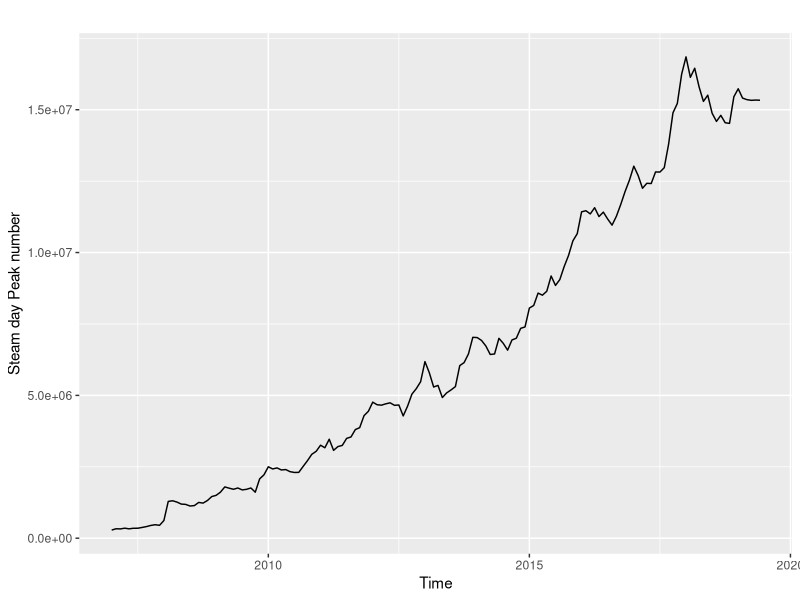
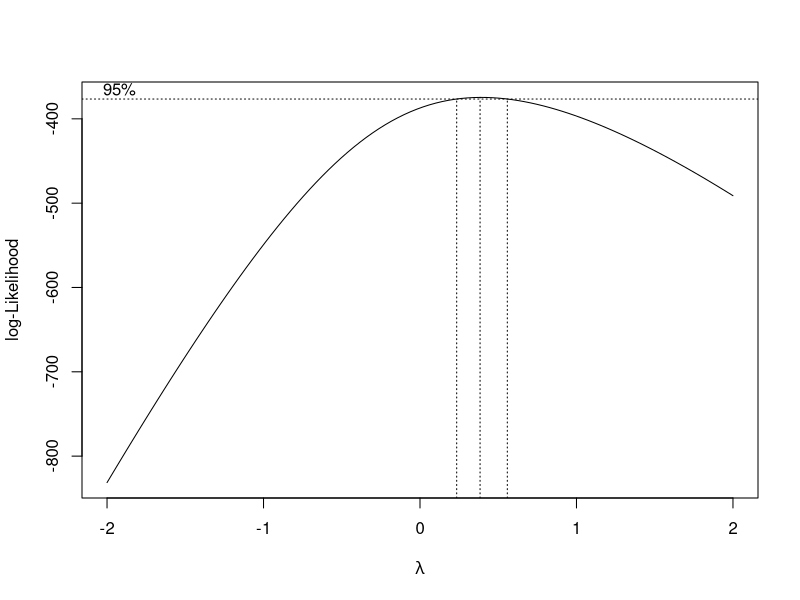
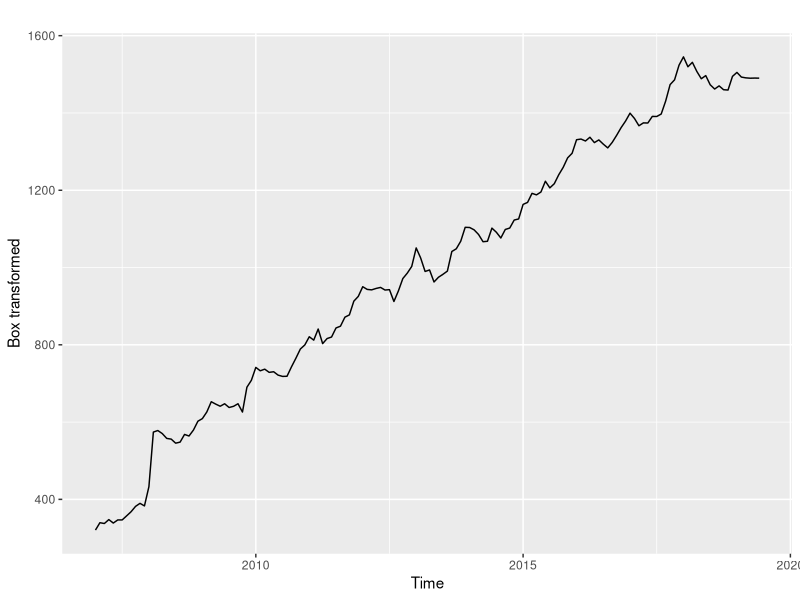
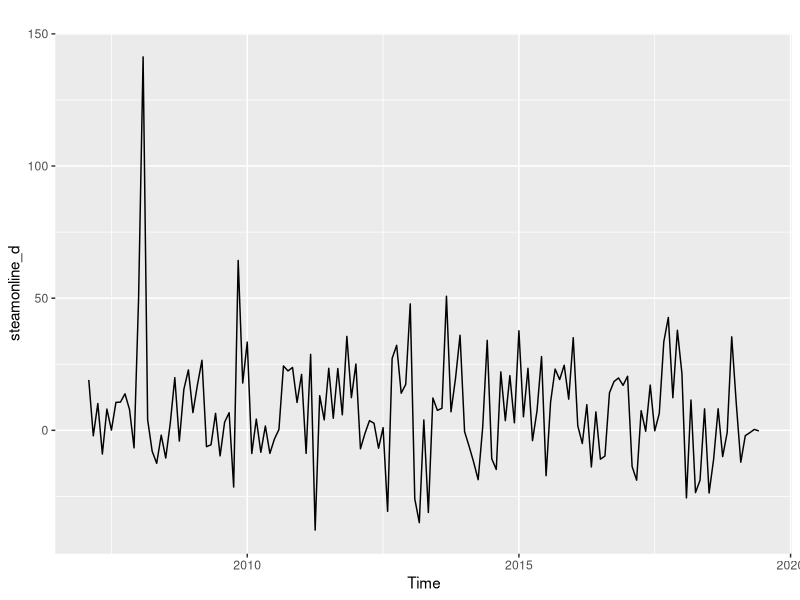
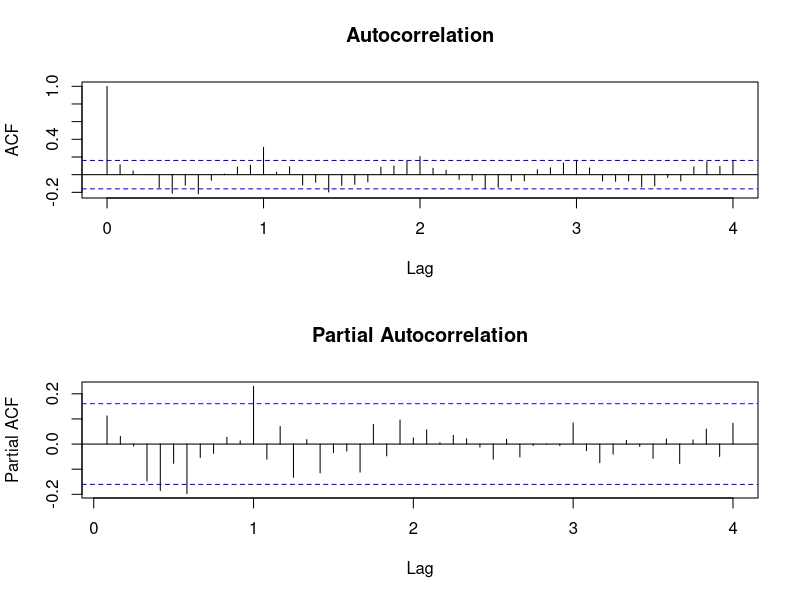
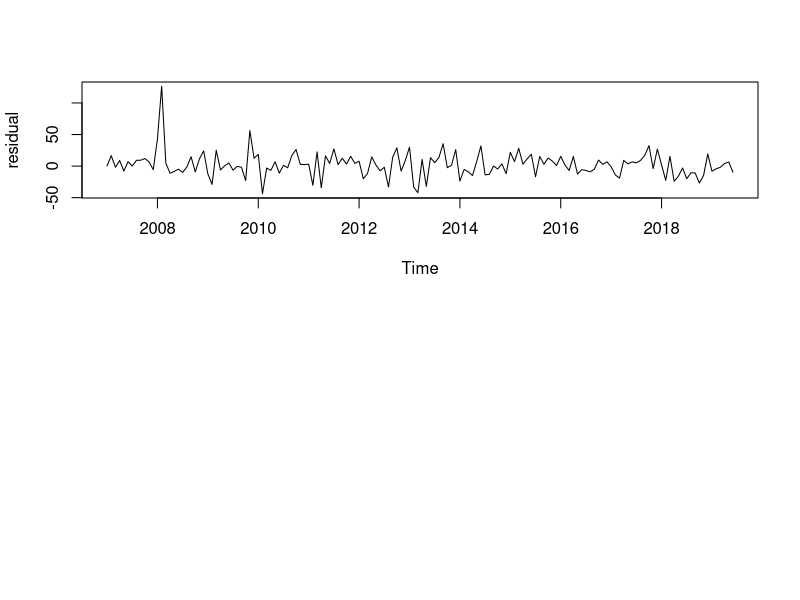
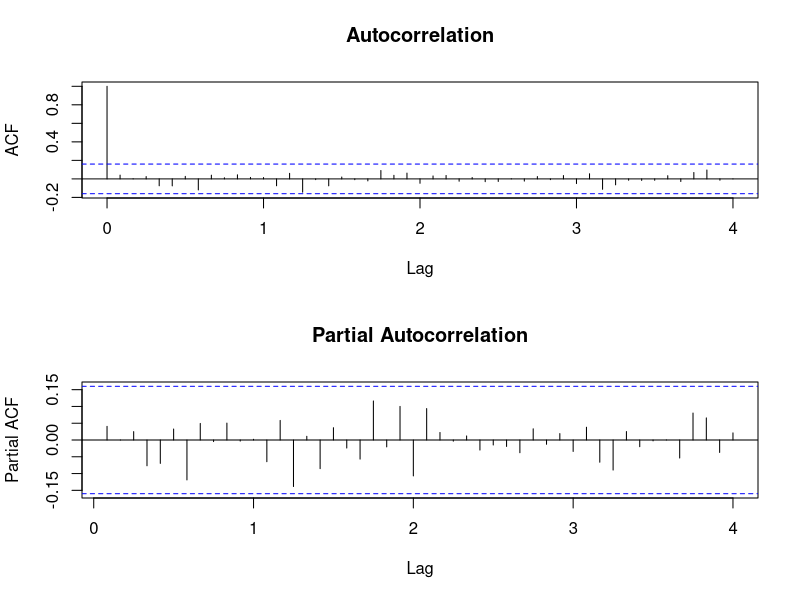
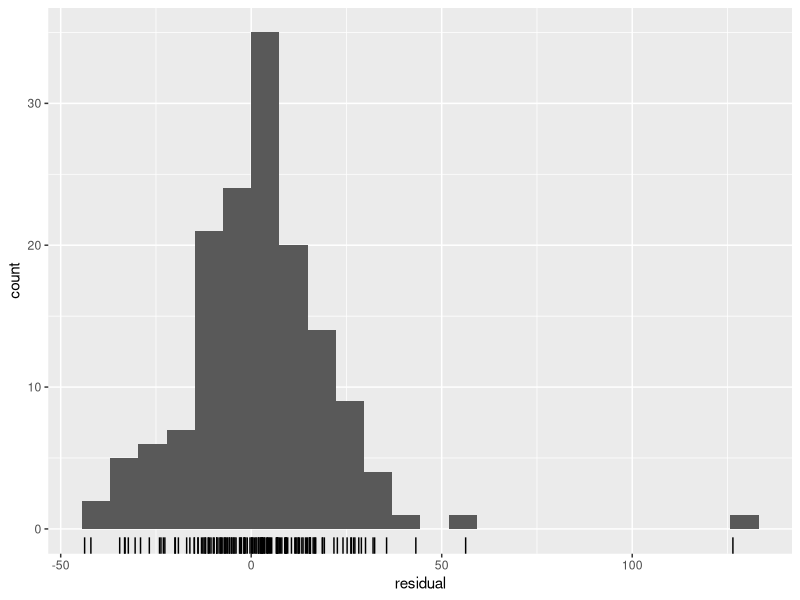

These charts were generated, in order, by the following R code:
## ---- chunk 1
knitr::opts_chunk$set(
	echo = FALSE,
	error = FALSE,
	message = FALSE,
	warning = FALSE
)
## ---- chunk 2
library(forecast)
library(MASS)
library(car)
library(tseries)
data = read.table("steamonline.csv",header = TRUE)
steamonline = ts(data[1:150,1],frequency=12,start = c(2007,1))
head(steamonline)
steamonline_test = data[151:161,1]
## ---- chunk 3
autoplot(steamonline,ylab = "Steam day Peak number")
## ---- chunk 4
#Box cox transformation
lamb = boxcox(steamonline~1)
optlamb = lamb$x[which.max(lamb$y)]
steamonline_1 = (steamonline^optlamb - 1)/optlamb
## ---- chunk 5
autoplot(steamonline_1,ylab = "Box transformed")
## ---- chunk 6
steamonline_d = diff(steamonline_1,lag=1)
autoplot(steamonline_d)
## ---- chunk 7
par(mfrow = c(2,1))
# acf
acf(steamonline_d,main = "Autocorrelation",lag.max = 48)
# pacf
pacf(steamonline_d,main = "Partial Autocorrelation",lag.max = 48)
## ---- chunk 8
#model selection
AICc = 5678
arimapart = list(c(0,1,0),c(5,1,0),c(7,1,0),c(0,1,5),c(5,1,5),
                 c(7,1,5),c(0,1,7),c(5,1,7))
seasonalpart = list(c(1,0,0),c(1,0,1),c(0,0,1),c(1,0,2),c(0,0,2))
fits = list()
flag = 0
AICcs = matrix(0,length(arimapart),length(seasonalpart))
for(i in 1:length(arimapart)){
  for(j in 1:length(seasonalpart)){
    if(i == 8 & j == 4){
      AICcs[i,j] = 5678
    }
    else{
          fits[[i*length(arimapart)+j]] = Arima(steamonline_1,order=arimapart[[i]],
                    seasonal = seasonalpart[[j]],method = "ML")
    AICcs[i,j] = fits[[i*length(arimapart)+j]]$aicc
    if(fits[[i*length(arimapart)+j]]$aicc < AICc){
      AICc = fits[[i*length(arimapart)+j]]$aicc
      flag = c(i,j)
    }
    }

  }
}
rownames(AICcs) = c("SARIMA(0,1,0)","SARIMA(5,1,0)","SARIMA(7,1,0)",
                    "SARIMA(0,1,5)","SARIMA(5,1,5)","SARIMA(7,1,5)",
                    "SARIMA(0,1,7)","SARIMA(5,1,7)")
colnames(AICcs) = c("(1,0,0)","(1,0,1)","(0,0,1)","(1,0,2)","(0,0,2)")
## ---- chunk 9
knitr::kable(AICcs, caption = "The AICc of different candidate models")
## ---- chunk 10
fit = Arima(steamonline_1,order=c(0,1,0),
                   seasonal = c(1,0,1),method = "ML")
summary(fit)
## ---- chunk 11
#residual
residual = fit$residuals
ts.plot(residual)
## ---- chunk 12
par(mfrow = c(2,1))
# acf
acf(residual,main = "Autocorrelation",lag.max = 48)
# pacf
pacf(residual,main = "Partial Autocorrelation",lag.max = 48)
## ---- chunk 13
#normality
gghistogram(residual)
qqnorm(residual)
qqline(residual)
shapiro.test(residual)
## ---- chunk 14
autoplot(fit)
## ---- chunk 15
# independence tests
Box.test(residual, lag = 13, type = c("Box-Pierce"),fitdf = 2)$p.value
## ---- chunk 16
Box.test(residual, lag = 13, type = c("Ljung-Box"),fitdf = 2)$p.value
## ---- chunk 17
Box.test(residual^2, lag = 13, type = c("Ljung-Box"),fitdf = 0)$p.value
## ---- chunk 18
# Forecast part
forecasted = predict(fit, n.ahead=24)
pred = forecasted$pred
se = forecasted$se
# The forecast after box transform
ts.plot(steamonline_1, xlim = c(2007,2023), ylim = c(350,2000), ylab = "transformed players")
points(2020-6/12+(1:24)/12,pred,col = "red")
lines(2020-6/12+(1:24)/12,pred+1.96*se,lty=2)
lines(2020-6/12+(1:24)/12,pred-1.96*se,lty=2)
## ---- chunk 19
pred1 = exp(log(pred * optlamb + 1)/optlamb)
pred1l = exp(log((pred-1.96*se) * optlamb + 1)/optlamb)
pred1u = exp(log((pred+1.96*se) * optlamb + 1)/optlamb)
ts.plot(steamonline, xlim = c(2007,2022),ylim = c(0,2.5*10^7))
points(2020-6/12+(1:24)/12,pred1,col = "red")
lines(2020-6/12+(1:24)/12,pred1l,lty=2)
lines(2020-6/12+(1:24)/12,pred1u,lty=2)
points(2020-6/12+(1:11)/12,steamonline_test,col = "blue")
lines(2020-6/12+(1:11)/12,steamonline_test,lty=1, col = "blue")
